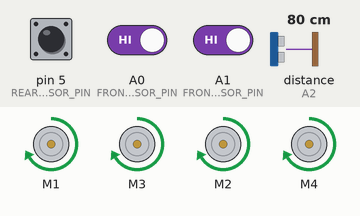
Recording of a sketch running on a simulated Arduino Uno, built with avr-gcc and run on an emulated ATmega328P. Shown: 4 × DC motor (green arrow = forward, orange = backward, longer = faster). Inputs (shaded band) come from the test bench; at power-on: distance to the obstacle (sensor on A2) 80 cm, A0 (FRONT_LEFT_IR_SENSOR_PIN) HIGH, A1 (FRONT_RIGHT_IR_SENSOR_PIN) HIGH, pin 5 (REAR_BACK_IR_SENSOR_PIN) HIGH. The echo pulse lasts 58.3 µs per cm; random numbers use the default seed unless the sketch sets one; what the sketch prints to the serial monitor is not drawn.

Above: at 6.2 s.
6.3 s: distance to the obstacle (sensor on A2) set to 33 cm
7.8 s: distance to the obstacle (sensor on A2) set to 26 cm
At 8.9 s:
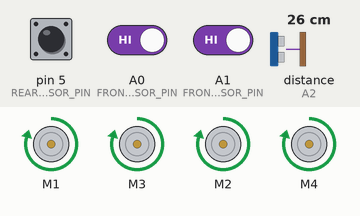
9.3 s: A0 (FRONT_LEFT_IR_SENSOR_PIN) driven LOW
At 9.9 s:
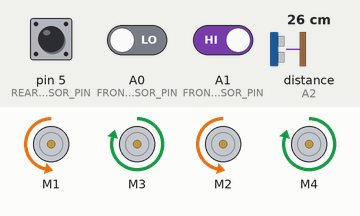
10.8 s: A1 (FRONT_RIGHT_IR_SENSOR_PIN) driven LOW
At 11.1 s:
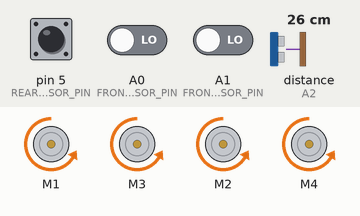
12.3 s: A0 (FRONT_LEFT_IR_SENSOR_PIN) driven HIGH
At 13.4 s:
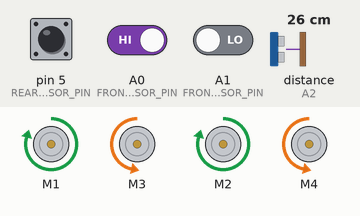
13.8 s: A1 (FRONT_RIGHT_IR_SENSOR_PIN) driven HIGH
At 14.6 s:
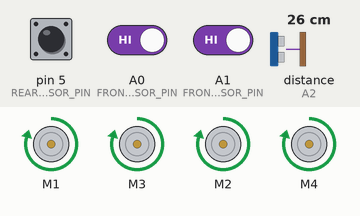
Timing chart, 0 to 16.8 s (numbered marks = the images above; inputs shaded):
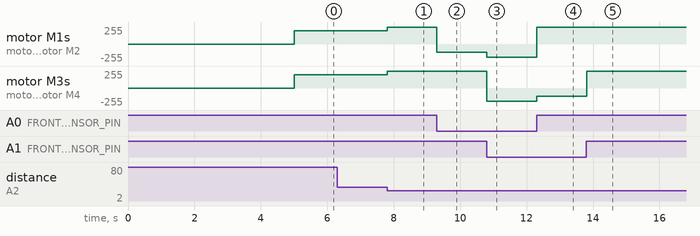

Measured:
- the behaviour switches between 30 and 29 cm on distance to the obstacle (sensor on A2) (found by bisection; images 0 and 1)
- after the input at 7.8 s, motor M1, motor M3, motor M2, motor M4: forward 200/255 → forward 250/255 at once
- after the input at 9.3 s, motor M1, motor M2: forward 250/255 → backward 125/255 at once
- after the input at 10.8 s, motor M1, motor M2: backward 125/255 → backward 200/255 at once; motor M3, motor M4: forward 250/255 → backward 200/255 at once
- after the input at 12.3 s, motor M1, motor M2: backward 200/255 → forward 250/255 at once; motor M3, motor M4: backward 200/255 → backward 125/255 at once
- after the input at 13.8 s, motor M3, motor M4: backward 125/255 → forward 250/255 at once

The sketch:

mainBot.ino
```cpp
#include "MotorControl.h"
#include "IRControl.h"
#include <NewPing.h>


// DEFINE CONSTANTS
#define TRIGGER_PIN A3 // 19
#define ECHO_PIN A2 // 18
#define MAX_DISTANT 200 // Can change to 200cm
// #define DISTANCE_THRESHOLD 30

#define FRONT_LEFT_IR_SENSOR_PIN A0
#define FRONT_RIGHT_IR_SENSOR_PIN A1
#define REAR_BACK_IR_SENSOR_PIN 5


#define BACK_LEFT_WHEEL_PIN 3
#define BACK_RIGHT_WHEEL_PIN 4

#define FRONT_LEFT_WHEEL_PIN 1
#define FRONT_RIGHT_WHEEL_PIN 2


// Initialize Objects
NewPing sonar(TRIGGER_PIN, ECHO_PIN, MAX_DISTANT);
// motorwheel(frontLeft, frontRight, backLeft, frontRight);
MotorControl motorWheel(FRONT_LEFT_WHEEL_PIN, FRONT_RIGHT_WHEEL_PIN,  BACK_LEFT_WHEEL_PIN, BACK_RIGHT_WHEEL_PIN); // Left Motor Pin 4, Right Motor Pin 3
IRControl irSensors(FRONT_LEFT_IR_SENSOR_PIN, FRONT_RIGHT_IR_SENSOR_PIN, REAR_BACK_IR_SENSOR_PIN, motorWheel);


void setup() {
  // put your setup code here, to run once:
  Serial.begin(115200);
  pinMode(FRONT_LEFT_IR_SENSOR_PIN, INPUT);
  pinMode(FRONT_RIGHT_IR_SENSOR_PIN, INPUT);
  delay(5000);

}

void loop() {
  // put your main code here, to run repeatedly:

  // int upperLeftIR = digitalRead(FRONT_LEFT_IR_SENSOR_PIN);
  // int upperRightIR = digitalRead(FRONT_RIGHT_IR_SENSOR_PIN);
  // int lowerBackIR = digitalRead(REAR_BACK_IR_SENSOR_PIN);
  irSensors.readSensors();

  int distance = sonar.ping_cm();

  // checkEdge(upperLeftIR, upperRightIR, distance);
  Serial.print("Distance: ");
  Serial.print(distance);
  Serial.println(" cm");
  //delay(1000);
  irSensors.makeDecisions(distance);

  // Serial.print(upperLeftIR);
  // Serial.print(" | ");
  // Serial.println(upperRightIR);
  // irSensors.makeDecisions(distance);

  // if (upperLeftIR == IR_HIGH && upperRightIR == IR_HIGH) {
  //   if (distance < DISTANCE_THRESHOLD) {
  //     motorWheel.charge();
  //   } else {
  //     motorWheel.goForward();
  //   }
  // } else if (upperRightIR == IR_LOW && upperLeftIR == IR_LOW) {
  //   motorWheel.goBackward();
  // } else if (upperRightIR == IR_HIGH && upperLeftIR == IR_LOW) {
  //   motorWheel.turnLeft();
  // } else if (upperRightIR == IR_LOW && upperLeftIR == IR_HIGH) {
  //   motorWheel.turnRight();
  // } else {
  //   motorWheel.stop();
  // }
}
```

IRControl.cpp
```cpp
#include "IRControl.h"
#include "MotorControl.h"
#include "Arduino.h"

#define DISTANCE_THRESHOLD 30
#define IR_HIGH 1 // For the meantime black daw
#define IR_LOW 0 // Then white

IRControl::IRControl(int frontLeftIRPin, int frontRightIRPin, int backIRPin, MotorControl& motorControl)
    : frontLeftIRPin(frontLeftIRPin), frontRightIRPin(frontRightIRPin), backIRPin(backIRPin), motorControl(motorControl) {
    pinMode(frontLeftIRPin, INPUT);
    pinMode(frontRightIRPin, INPUT);
    pinMode(backIRPin, INPUT);
}

// Read Value Sensor
void IRControl::readSensors() {
    frontLeftIRValue = digitalRead(frontLeftIRPin);
    frontRightIRValue = digitalRead(frontRightIRPin);
    backIRValue = digitalRead(backIRPin);
    printf("Front Left IR: %d | Front Right IR: %d | Back IR: %d\n", frontLeftIRValue, frontRightIRValue, backIRValue);
}

// Make Decisions
void IRControl::makeDecisions(int distance) {
  if (frontLeftIRValue == IR_HIGH && frontRightIRValue == IR_HIGH) {
    if (distance < DISTANCE_THRESHOLD) {
      motorControl.charge();
    } else {
      motorControl.goForward();
    }
  } else if (frontRightIRValue == IR_LOW && frontLeftIRValue == IR_LOW) {
    motorControl.goBackward();
  } else if (frontRightIRValue == IR_HIGH && frontLeftIRValue == IR_LOW) {
    motorControl.turnLeft();
  } else if (frontRightIRValue == IR_LOW && frontLeftIRValue == IR_HIGH) {
    motorControl.turnRight();
  } else {
    motorControl.stop();
  }
}
```

IRControl.h
```cpp
#ifndef IR_CONTROL_H
#define IR_CONTROL_H

#include "MotorControl.h" // Include MotorControl to have access in MotorControl functions
#include <Arduino.h>

class IRControl {
    public:
        IRControl(int frontLeftIRPin, int frontRightIRPin, int backIRPin, MotorControl& motorControl);

        // Function read sensors
        void readSensors();

        // Function to make decision based on readings
        void makeDecisions(int distance);

    private:
        // For Pin
        int frontLeftIRPin;
        int frontRightIRPin;
        int backIRPin;

        // Store Reading Value
        int frontLeftIRValue;
        int frontRightIRValue;
        int backIRValue;

        MotorControl& motorControl; // Reference to MotorControl
};

#endif
```

MotorControl.cpp
```cpp
#include <AFMotor.h>
#include "MotorControl.h"
#include <time.h>    // for time()
#include <stdlib.h>  // for rand() and srand()
#include <stdio.h>
#include <Arduino.h>

// Constant Speed
const int SPEED = 200;
unsigned long prevMillis = 0;
const long interval = 1000; // Can change

MotorControl::MotorControl(int frontLeftWheelPin, int backLeftWheelPin, int frontRightWheelPin, int backRightWheelPin)
    : frontLeftWheel(frontLeftWheelPin), backLeftWheel(backLeftWheelPin), frontRightWheel(frontRightWheelPin), backRightWheel(backRightWheelPin){
    frontLeftWheel.run(RELEASE);
    frontRightWheel.run(RELEASE);
    backLeftWheel.run(RELEASE);
    backRightWheel.run(RELEASE);

    // Initalize random seed
    srand(time(0));

}

void MotorControl::setAllWheelsSpeed(int speed) {
    frontLeftWheel.setSpeed(speed);
    frontRightWheel.setSpeed(speed);
    backLeftWheel.setSpeed(speed);
    backRightWheel.setSpeed(speed);
}

void MotorControl::goForward() {
    setAllWheelsSpeed(SPEED);
    frontRightWheel.run(FORWARD); // Back right wheel umaandar
    frontLeftWheel.run(FORWARD); // Goods
    backLeftWheel.run(FORWARD); // Goods
    backRightWheel.run(FORWARD); // front right  umaandar
}

void MotorControl::goBackward() {
    setAllWheelsSpeed(SPEED);

    frontRightWheel.run(BACKWARD);
    frontLeftWheel.run(BACKWARD);
    backLeftWheel.run(BACKWARD);
    backRightWheel.run(BACKWARD);
}

// need to trial and error
void MotorControl::turnRight() {
    frontLeftWheel.setSpeed(250);
    frontRightWheel.setSpeed(250/2);
    backLeftWheel.setSpeed(250);
    backRightWheel.setSpeed(250/2);

    frontRightWheel.run(BACKWARD); // Back Right Wheel
    frontLeftWheel.run(FORWARD);
    backLeftWheel.run(FORWARD);
    backRightWheel.run(BACKWARD); // Front Right
}

void MotorControl::turnLeft() {
    // setAllWheelsSpeed(SPEED);
    frontLeftWheel.setSpeed(250/2);
    frontRightWheel.setSpeed(250); // -> Back right
    backLeftWheel.setSpeed(250/2);
    backRightWheel.setSpeed(250); // front right  umaandar

    frontRightWheel.run(FORWARD); // Back Rright
    frontLeftWheel.run(BACKWARD);
    backLeftWheel.run(BACKWARD);
    backRightWheel.run(FORWARD); // front right  umaandar
}

void MotorControl::rotate() {
    setAllWheelsSpeed(SPEED);

    frontRightWheel.run(BACKWARD);
    frontLeftWheel.run(FORWARD);
    backLeftWheel.run(FORWARD);
    backRightWheel.run(BACKWARD);
}

void MotorControl::charge() {
    // What does this-> do? -> It is a pointer to the object itself
    // So I don't need MotorControl::goForward()? -> Yes, you don't need it
    // this->goForward();
    setAllWheelsSpeed(250);

    frontRightWheel.run(FORWARD); // Back right wheel umaandar
    frontLeftWheel.run(FORWARD); // Goods
    backLeftWheel.run(FORWARD); // Goods
    backRightWheel.run(FORWARD); // front right  umaandar
}

void MotorControl::stop() {
    frontLeftWheel.run(RELEASE);
    frontRightWheel.run(RELEASE);
    backLeftWheel.run(RELEASE);
    backRightWheel.run(RELEASE);
}

int MotorControl::search() {
    unsigned long currentMillis = millis();
    static int i = 0;
    // Generate random number 0 or 1
    int random = rand() % 2;
    // If random is 0, turn clockwise
    if (random == 0) {
      // Non-blocking
      if (currentMillis - prevMillis >= interval) {
        prevMillis = currentMillis;

        if (i < 5) {
          this->turnRight();
          i++;
        }
      }

    } else {
        // If random is 1, turn counter clockwise
        // Nonblocking
        if (currentMillis - prevMillis >= interval) {
          prevMillis = currentMillis;

          if (i < 5) {
            this->turnLeft();
            i++;
          }

        }


    }
}
```

MotorControl.h
```cpp
#ifndef MOTOR_CONTROL_H
#define MOTOR_CONTROL_H

#include <AFMotor.h>

class MotorControl {
public:
  MotorControl(int frontLeftWheelPin, int backLeftWheelPin, int frontRightWheelPin, int backRightWheelPin);

  // Basic Movements
  void goForward();
  void turnRight();
  void turnLeft();
  void goBackward();
  void charge();
  void stop();
  void rotate();

  // Basic Operation
  int search();
  void attack();
  void edgePrevention();

private:

  // Clean Code
  void setAllWheelsSpeed(int speed);

  AF_DCMotor frontLeftWheel;
  AF_DCMotor backLeftWheel;
  AF_DCMotor frontRightWheel;
  AF_DCMotor backRightWheel;
};

#endif // MOTOR_CONTROL_H
```
